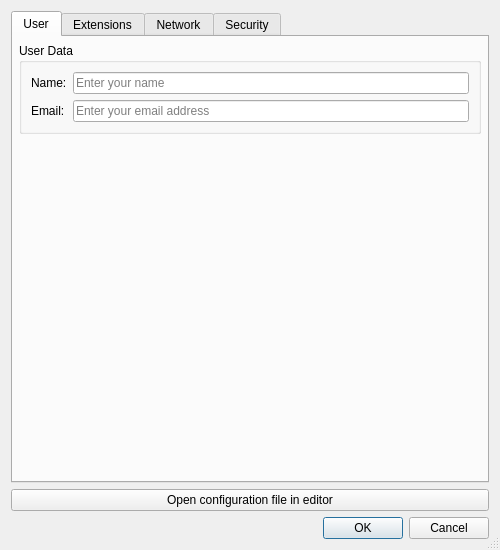
<?xml version="1.0" encoding="UTF-8"?>
<ui version="4.0">
 <class>HgUserConfigDialog</class>
 <widget class="QDialog" name="HgUserConfigDialog">
  <property name="geometry">
   <rect>
    <x>0</x>
    <y>0</y>
    <width>500</width>
    <height>550</height>
   </rect>
  </property>
  <property name="windowTitle">
   <string>Mercurial User Data</string>
  </property>
  <property name="sizeGripEnabled">
   <bool>true</bool>
  </property>
  <layout class="QVBoxLayout" name="verticalLayout_7">
   <item>
    <widget class="QTabWidget" name="tabWidget">
     <property name="currentIndex">
      <number>0</number>
     </property>
     <widget class="QWidget" name="tab">
      <attribute name="title">
       <string>User</string>
      </attribute>
      <layout class="QVBoxLayout" name="verticalLayout">
       <property name="leftMargin">
        <number>6</number>
       </property>
       <property name="topMargin">
        <number>6</number>
       </property>
       <property name="rightMargin">
        <number>6</number>
       </property>
       <property name="bottomMargin">
        <number>6</number>
       </property>
       <item>
        <widget class="QGroupBox" name="groupBox">
         <property name="title">
          <string>User Data</string>
         </property>
         <layout class="QGridLayout" name="gridLayout">
          <item row="0" column="0">
           <widget class="QLabel" name="label">
            <property name="text">
             <string>Name:</string>
            </property>
           </widget>
          </item>
          <item row="0" column="1">
           <widget class="QLineEdit" name="userNameEdit">
            <property name="toolTip">
             <string>Enter the user name</string>
            </property>
            <property name="placeholderText">
             <string>Enter your name</string>
            </property>
            <property name="clearButtonEnabled">
             <bool>true</bool>
            </property>
           </widget>
          </item>
          <item row="1" column="0">
           <widget class="QLabel" name="label_3">
            <property name="text">
             <string>Email:</string>
            </property>
           </widget>
          </item>
          <item row="1" column="1">
           <widget class="QLineEdit" name="emailEdit">
            <property name="toolTip">
             <string>Enter the email address</string>
            </property>
            <property name="placeholderText">
             <string>Enter your email address</string>
            </property>
            <property name="clearButtonEnabled">
             <bool>true</bool>
            </property>
           </widget>
          </item>
         </layout>
        </widget>
       </item>
       <item>
        <spacer name="verticalSpacer">
         <property name="orientation">
          <enum>Qt::Vertical</enum>
         </property>
         <property name="sizeHint" stdset="0">
          <size>
           <width>20</width>
           <height>239</height>
          </size>
         </property>
        </spacer>
       </item>
      </layout>
     </widget>
     <widget class="QWidget" name="tab_2">
      <attribute name="title">
       <string>Extensions</string>
      </attribute>
      <layout class="QVBoxLayout" name="verticalLayout_2">
       <property name="leftMargin">
        <number>6</number>
       </property>
       <property name="topMargin">
        <number>6</number>
       </property>
       <property name="rightMargin">
        <number>6</number>
       </property>
       <property name="bottomMargin">
        <number>6</number>
       </property>
       <item>
        <widget class="QGroupBox" name="groupBox_2">
         <property name="title">
          <string>Extensions</string>
         </property>
         <layout class="QGridLayout" name="gridLayout_2">
          <item row="0" column="0">
           <widget class="QCheckBox" name="closeheadCheckBox">
            <property name="toolTip">
             <string>Select to activate the closehead extension</string>
            </property>
            <property name="text">
             <string>Close Head</string>
            </property>
           </widget>
          </item>
          <item row="0" column="1">
           <widget class="QCheckBox" name="gpgCheckBox">
            <property name="toolTip">
             <string>Select to activate the GPG extension</string>
            </property>
            <property name="text">
             <string>GPG</string>
            </property>
           </widget>
          </item>
          <item row="1" column="0">
           <widget class="QCheckBox" name="histeditCheckBox">
            <property name="toolTip">
             <string>Select to activate the histedit extension</string>
            </property>
            <property name="text">
             <string>Histedit</string>
            </property>
           </widget>
          </item>
          <item row="1" column="1">
           <widget class="QCheckBox" name="largefilesCheckBox">
            <property name="toolTip">
             <string>Select to activate the largefiles extension</string>
            </property>
            <property name="text">
             <string>Large Files</string>
            </property>
           </widget>
          </item>
          <item row="2" column="0">
           <widget class="QCheckBox" name="purgeCheckBox">
            <property name="toolTip">
             <string>Select to activate the Purge extension</string>
            </property>
            <property name="text">
             <string>Purge</string>
            </property>
           </widget>
          </item>
          <item row="2" column="1">
           <widget class="QCheckBox" name="queuesCheckBox">
            <property name="toolTip">
             <string>Select to activate the queues extension</string>
            </property>
            <property name="text">
             <string>Queues</string>
            </property>
           </widget>
          </item>
          <item row="3" column="0">
           <widget class="QCheckBox" name="rebaseCheckBox">
            <property name="toolTip">
             <string>Select to activate the rebase extension</string>
            </property>
            <property name="text">
             <string>Rebase</string>
            </property>
           </widget>
          </item>
          <item row="3" column="1">
           <widget class="QCheckBox" name="shelveCheckBox">
            <property name="toolTip">
             <string>Select to activate the shelve extension</string>
            </property>
            <property name="text">
             <string>Shelve</string>
            </property>
           </widget>
          </item>
          <item row="4" column="0">
           <widget class="QCheckBox" name="stripCheckBox">
            <property name="toolTip">
             <string>Select to activate the strip extension</string>
            </property>
            <property name="text">
             <string>Strip</string>
            </property>
           </widget>
          </item>
         </layout>
        </widget>
       </item>
       <item>
        <widget class="QGroupBox" name="largefilesGroup">
         <property name="enabled">
          <bool>false</bool>
         </property>
         <property name="title">
          <string>Large Files</string>
         </property>
         <layout class="QGridLayout" name="gridLayout_3">
          <item row="0" column="0">
           <widget class="QLabel" name="label_4">
            <property name="text">
             <string>Minimum file size:</string>
            </property>
           </widget>
          </item>
          <item row="0" column="1">
           <widget class="QSpinBox" name="lfFileSizeSpinBox">
            <property name="toolTip">
             <string>Enter the minimum file size in MB for files to be treated as Large Files</string>
            </property>
            <property name="alignment">
             <set>Qt::AlignRight|Qt::AlignTrailing|Qt::AlignVCenter</set>
            </property>
            <property name="suffix">
             <string> MB</string>
            </property>
            <property name="minimum">
             <number>1</number>
            </property>
            <property name="value">
             <number>10</number>
            </property>
           </widget>
          </item>
          <item row="0" column="2">
           <spacer name="horizontalSpacer">
            <property name="orientation">
             <enum>Qt::Horizontal</enum>
            </property>
            <property name="sizeHint" stdset="0">
             <size>
              <width>215</width>
              <height>20</height>
             </size>
            </property>
           </spacer>
          </item>
          <item row="1" column="0">
           <widget class="QLabel" name="label_5">
            <property name="text">
             <string>Patterns:</string>
            </property>
           </widget>
          </item>
          <item row="1" column="1" colspan="2">
           <widget class="QLineEdit" name="lfFilePatternsEdit">
            <property name="toolTip">
             <string>Enter file patterns (space separated) for files to be treated as Large Files</string>
            </property>
            <property name="placeholderText">
             <string>Enter file patterns for large files</string>
            </property>
            <property name="clearButtonEnabled">
             <bool>true</bool>
            </property>
           </widget>
          </item>
          <item row="2" column="0">
           <widget class="QLabel" name="label_2">
            <property name="text">
             <string>User Cache:</string>
            </property>
           </widget>
          </item>
          <item row="2" column="1" colspan="2">
           <widget class="EricPathPicker" name="lfUserCachePicker" native="true">
            <property name="sizePolicy">
             <sizepolicy hsizetype="Expanding" vsizetype="Preferred">
              <horstretch>0</horstretch>
              <verstretch>0</verstretch>
             </sizepolicy>
            </property>
            <property name="focusPolicy">
             <enum>Qt::StrongFocus</enum>
            </property>
            <property name="toolTip">
             <string>Enter the name of the user cache directory</string>
            </property>
           </widget>
          </item>
         </layout>
        </widget>
       </item>
       <item>
        <spacer name="verticalSpacer_2">
         <property name="orientation">
          <enum>Qt::Vertical</enum>
         </property>
         <property name="sizeHint" stdset="0">
          <size>
           <width>20</width>
           <height>39</height>
          </size>
         </property>
        </spacer>
       </item>
      </layout>
     </widget>
     <widget class="QWidget" name="tab_3">
      <attribute name="title">
       <string>Network</string>
      </attribute>
      <layout class="QVBoxLayout" name="verticalLayout_3">
       <property name="leftMargin">
        <number>6</number>
       </property>
       <property name="topMargin">
        <number>6</number>
       </property>
       <property name="rightMargin">
        <number>6</number>
       </property>
       <property name="bottomMargin">
        <number>6</number>
       </property>
       <item>
        <widget class="QGroupBox" name="groupBox_3">
         <property name="title">
          <string>Proxy</string>
         </property>
         <layout class="QGridLayout" name="gridLayout_4">
          <item row="0" column="0">
           <widget class="QLabel" name="label_6">
            <property name="text">
             <string>Host:</string>
            </property>
           </widget>
          </item>
          <item row="0" column="1">
           <widget class="QLineEdit" name="proxyHostEdit">
            <property name="toolTip">
             <string>Enter the network proxy host name</string>
            </property>
            <property name="placeholderText">
             <string>Enter Proxy Hostname</string>
            </property>
            <property name="clearButtonEnabled">
             <bool>true</bool>
            </property>
           </widget>
          </item>
          <item row="1" column="0">
           <widget class="QLabel" name="label_7">
            <property name="text">
             <string>User:</string>
            </property>
           </widget>
          </item>
          <item row="1" column="1">
           <widget class="QLineEdit" name="proxyUserEdit">
            <property name="toolTip">
             <string>Enter the user name for the network proxy</string>
            </property>
            <property name="placeholderText">
             <string>Enter Proxy Username</string>
            </property>
            <property name="clearButtonEnabled">
             <bool>true</bool>
            </property>
           </widget>
          </item>
          <item row="2" column="0">
           <widget class="QLabel" name="label_8">
            <property name="text">
             <string>Password:</string>
            </property>
           </widget>
          </item>
          <item row="2" column="1">
           <widget class="QLineEdit" name="proxyPasswordEdit">
            <property name="toolTip">
             <string>Enter the password for the network proxy</string>
            </property>
            <property name="echoMode">
             <enum>QLineEdit::Password</enum>
            </property>
            <property name="placeholderText">
             <string>Enter Proxy Password</string>
            </property>
            <property name="clearButtonEnabled">
             <bool>true</bool>
            </property>
           </widget>
          </item>
          <item row="3" column="0">
           <widget class="QLabel" name="label_9">
            <property name="text">
             <string>Bypass:</string>
            </property>
           </widget>
          </item>
          <item row="3" column="1">
           <widget class="QLineEdit" name="proxyBypassEdit">
            <property name="toolTip">
             <string>Enter the names of hosts bypassing the network proxy sparated by comma</string>
            </property>
            <property name="text">
             <string/>
            </property>
            <property name="placeholderText">
             <string>Enter hosts bypassing  the proxy separated by comma</string>
            </property>
            <property name="clearButtonEnabled">
             <bool>true</bool>
            </property>
           </widget>
          </item>
         </layout>
        </widget>
       </item>
       <item>
        <spacer name="verticalSpacer_3">
         <property name="orientation">
          <enum>Qt::Vertical</enum>
         </property>
         <property name="sizeHint" stdset="0">
          <size>
           <width>20</width>
           <height>242</height>
          </size>
         </property>
        </spacer>
       </item>
      </layout>
     </widget>
     <widget class="QWidget" name="tab_4">
      <attribute name="title">
       <string>Security</string>
      </attribute>
      <layout class="QVBoxLayout" name="verticalLayout_6">
       <property name="leftMargin">
        <number>6</number>
       </property>
       <property name="topMargin">
        <number>6</number>
       </property>
       <property name="rightMargin">
        <number>6</number>
       </property>
       <property name="bottomMargin">
        <number>6</number>
       </property>
       <item>
        <widget class="QGroupBox" name="groupBox_4">
         <property name="title">
          <string>Host Fingerprints</string>
         </property>
         <layout class="QHBoxLayout" name="horizontalLayout">
          <item>
           <widget class="QTreeWidget" name="fingerprintsList">
            <property name="alternatingRowColors">
             <bool>true</bool>
            </property>
            <property name="rootIsDecorated">
             <bool>false</bool>
            </property>
            <property name="itemsExpandable">
             <bool>false</bool>
            </property>
            <column>
             <property name="text">
              <string>Host</string>
             </property>
            </column>
            <column>
             <property name="text">
              <string>Fingerprint</string>
             </property>
            </column>
           </widget>
          </item>
          <item>
           <layout class="QVBoxLayout" name="verticalLayout_4">
            <item>
             <widget class="QToolButton" name="fpAddButton">
              <property name="toolTip">
               <string>Add a host fingerprint entry</string>
              </property>
             </widget>
            </item>
            <item>
             <widget class="QToolButton" name="fpDeleteButton">
              <property name="toolTip">
               <string>Delete a host fingerprint entry</string>
              </property>
             </widget>
            </item>
            <item>
             <widget class="QToolButton" name="fpEditButton">
              <property name="toolTip">
               <string>Edit a host fingerprint entry</string>
              </property>
             </widget>
            </item>
            <item>
             <spacer name="verticalSpacer_4">
              <property name="orientation">
               <enum>Qt::Vertical</enum>
              </property>
              <property name="sizeHint" stdset="0">
               <size>
                <width>20</width>
                <height>40</height>
               </size>
              </property>
             </spacer>
            </item>
           </layout>
          </item>
         </layout>
        </widget>
       </item>
       <item>
        <widget class="QCheckBox" name="disableTls10WarningCheckBox">
         <property name="text">
          <string>Disable TLS 1.0 Warning</string>
         </property>
        </widget>
       </item>
       <item>
        <layout class="QHBoxLayout" name="horizontalLayout_3">
         <item>
          <widget class="QLabel" name="label_10">
           <property name="text">
            <string>Minimum Protocol:</string>
           </property>
          </widget>
         </item>
         <item>
          <widget class="QComboBox" name="minimumProtocolComboBox">
           <property name="toolTip">
            <string>Select the minimum protocol to use</string>
           </property>
          </widget>
         </item>
         <item>
          <spacer name="horizontalSpacer_2">
           <property name="orientation">
            <enum>Qt::Horizontal</enum>
           </property>
           <property name="sizeHint" stdset="0">
            <size>
             <width>40</width>
             <height>20</height>
            </size>
           </property>
          </spacer>
         </item>
        </layout>
       </item>
       <item>
        <widget class="QGroupBox" name="minimumProtcolGroupBox">
         <property name="title">
          <string>Minimum Protocol per Host</string>
         </property>
         <layout class="QHBoxLayout" name="horizontalLayout_2">
          <item>
           <widget class="QTreeWidget" name="protocolsList">
            <property name="alternatingRowColors">
             <bool>true</bool>
            </property>
            <property name="rootIsDecorated">
             <bool>false</bool>
            </property>
            <property name="itemsExpandable">
             <bool>false</bool>
            </property>
            <column>
             <property name="text">
              <string>Host</string>
             </property>
            </column>
            <column>
             <property name="text">
              <string>Minimum Protocol</string>
             </property>
            </column>
           </widget>
          </item>
          <item>
           <layout class="QVBoxLayout" name="verticalLayout_5">
            <item>
             <widget class="QToolButton" name="protocolAddButton">
              <property name="toolTip">
               <string>Add a host minimum protocol entry</string>
              </property>
             </widget>
            </item>
            <item>
             <widget class="QToolButton" name="protocolDeleteButton">
              <property name="toolTip">
               <string>Delete a host minimum protocol entry</string>
              </property>
             </widget>
            </item>
            <item>
             <widget class="QToolButton" name="protocolEditButton">
              <property name="toolTip">
               <string>Edit a host minimum protocol entry</string>
              </property>
             </widget>
            </item>
            <item>
             <spacer name="verticalSpacer_5">
              <property name="orientation">
               <enum>Qt::Vertical</enum>
              </property>
              <property name="sizeHint" stdset="0">
               <size>
                <width>20</width>
                <height>40</height>
               </size>
              </property>
             </spacer>
            </item>
           </layout>
          </item>
         </layout>
        </widget>
       </item>
      </layout>
     </widget>
    </widget>
   </item>
   <item>
    <widget class="QPushButton" name="editorButton">
     <property name="toolTip">
      <string>Open the user configuration file in a text editor</string>
     </property>
     <property name="text">
      <string>Open configuration file in editor</string>
     </property>
    </widget>
   </item>
   <item>
    <widget class="QDialogButtonBox" name="buttonBox">
     <property name="orientation">
      <enum>Qt::Horizontal</enum>
     </property>
     <property name="standardButtons">
      <set>QDialogButtonBox::Cancel|QDialogButtonBox::Ok</set>
     </property>
    </widget>
   </item>
  </layout>
 </widget>
 <customwidgets>
  <customwidget>
   <class>EricPathPicker</class>
   <extends>QWidget</extends>
   <header>EricWidgets/EricPathPicker.h</header>
   <container>1</container>
  </customwidget>
 </customwidgets>
 <tabstops>
  <tabstop>tabWidget</tabstop>
  <tabstop>userNameEdit</tabstop>
  <tabstop>emailEdit</tabstop>
  <tabstop>closeheadCheckBox</tabstop>
  <tabstop>lfFileSizeSpinBox</tabstop>
  <tabstop>lfFilePatternsEdit</tabstop>
  <tabstop>lfUserCachePicker</tabstop>
  <tabstop>proxyHostEdit</tabstop>
  <tabstop>proxyUserEdit</tabstop>
  <tabstop>proxyPasswordEdit</tabstop>
  <tabstop>proxyBypassEdit</tabstop>
  <tabstop>fingerprintsList</tabstop>
  <tabstop>fpAddButton</tabstop>
  <tabstop>fpDeleteButton</tabstop>
  <tabstop>fpEditButton</tabstop>
  <tabstop>disableTls10WarningCheckBox</tabstop>
  <tabstop>minimumProtocolComboBox</tabstop>
  <tabstop>protocolsList</tabstop>
  <tabstop>protocolAddButton</tabstop>
  <tabstop>protocolDeleteButton</tabstop>
  <tabstop>protocolEditButton</tabstop>
  <tabstop>editorButton</tabstop>
 </tabstops>
 <resources/>
 <connections>
  <connection>
   <sender>buttonBox</sender>
   <signal>accepted()</signal>
   <receiver>HgUserConfigDialog</receiver>
   <slot>accept()</slot>
   <hints>
    <hint type="sourcelabel">
     <x>257</x>
     <y>378</y>
    </hint>
    <hint type="destinationlabel">
     <x>157</x>
     <y>274</y>
    </hint>
   </hints>
  </connection>
  <connection>
   <sender>buttonBox</sender>
   <signal>rejected()</signal>
   <receiver>HgUserConfigDialog</receiver>
   <slot>reject()</slot>
   <hints>
    <hint type="sourcelabel">
     <x>325</x>
     <y>378</y>
    </hint>
    <hint type="destinationlabel">
     <x>286</x>
     <y>274</y>
    </hint>
   </hints>
  </connection>
  <connection>
   <sender>largefilesCheckBox</sender>
   <signal>toggled(bool)</signal>
   <receiver>largefilesGroup</receiver>
   <slot>setEnabled(bool)</slot>
   <hints>
    <hint type="sourcelabel">
     <x>225</x>
     <y>173</y>
    </hint>
    <hint type="destinationlabel">
     <x>55</x>
     <y>276</y>
    </hint>
   </hints>
  </connection>
 </connections>
</ui>
